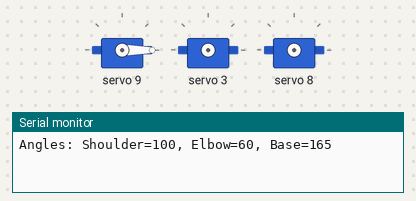
A sketch run on a simulated Arduino Uno, built with avr-gcc and run on an emulated ATmega328P. Shown: 3 × servo, the last lines printed to the serial monitor.

Above: at 0.11 s.
At 6.7 s:
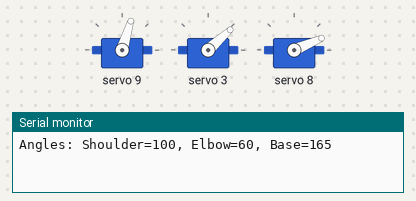
At 19.02 s:
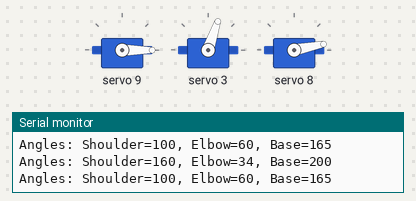
At 22.44 s:
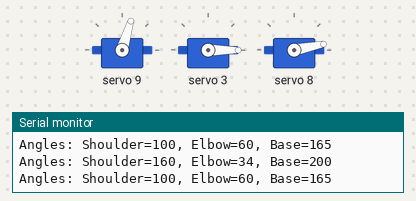
At 35.8 s:
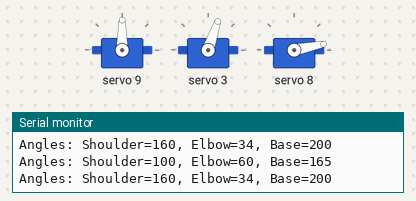
Timing chart, 0 to 40.0 s (numbered marks = the images above):
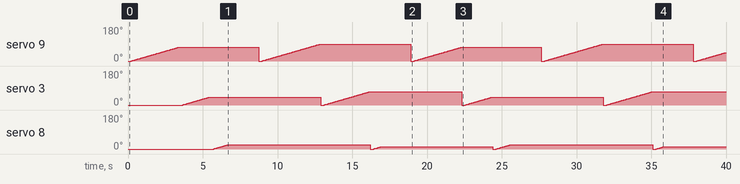

The sketch:

3DOFInversekinematics.ino
```cpp
#include <Wire.h>
#include <HCPCA9685.h> // PWM servo driver library

HCPCA9685 HCPCA9685(0x40); // I2C address of PCA9685

// Servo channels
#define SHOULDER_CH 3   // Shoulder (vertical movement)
#define ELBOW_CH 8      // Elbow (vertical movement)
#define BASE_CH 9       // Base (lateral rotation)

// Arm segment lengths (cm)
#define L1 30           // Shoulder to elbow
#define L2 30           // Elbow to end effector

// PWM limits (calibrated values)
#define SHOULDER_MIN 100  // 0° geometric (down)
#define SHOULDER_MAX 180  // 90° geometric (up)
#define ELBOW_MIN 60      // 0° geometric (down)
#define ELBOW_MAX 200     // 90° geometric (up)
#define BASE_MIN 130      // -45° geometric (left)
#define BASE_MAX 200      // +45° geometric (right)

void setup() {
  Serial.begin(9600);
  HCPCA9685.Init(SERVO_MODE);
  HCPCA9685.Sleep(false); // Wake up PCA9685
}

// 3D Inverse Kinematics Calculation
bool inverseKinematics(float x, float y, float z, int &shoulderAngle, int &elbowAngle, int &baseAngle) {
  // Step 1: Calculate base rotation (θ₃)
  float phi = atan2(z, x); // Lateral angle in radians
  baseAngle = map(degrees(phi), -45, 45, BASE_MIN, BASE_MAX);

  // Step 2: Calculate shoulder/elbow in RY plane
  float r = sqrt(x*x + z*z); // Projection on XZ plane
  float d = sqrt(r*r + y*y); // 2D distance (RY plane)

  // Check reachability
  if (d > L1 + L2) {
    Serial.println("Error: Target out of reach");
    return false;
  }

  // Elbow angle (negative solution for "elbow down")
  float theta2 = -acos((d*d - L1*L1 - L2*L2) / (2 * L1 * L2));

  // Shoulder angle
  float theta1 = atan2(y, r) - atan2(L2 * sin(theta2), L1 + L2 * cos(theta2));

  // Convert to PWM values
  shoulderAngle = map(degrees(theta1), 0, 90, SHOULDER_MIN, SHOULDER_MAX);
  elbowAngle = map(degrees(theta2), 0, 90, ELBOW_MIN, ELBOW_MAX);

  return true;
}

// Smooth servo movement
void moveServo(int channel, int targetAngle) {
  int currentAngle = HCPCA9685.GetServoPosition(channel);
  int step = (targetAngle > currentAngle) ? 1 : -1;
  for (int i = currentAngle; i != targetAngle; i += step) {
    HCPCA9685.Servo(channel, i);
    delay(20); // Adjust for smoother motion
  }
}

void loop() {
  // Example 1: (x=60, y=0, z=0) → Arm extended forward
  float x1 = 60, y1 = 0, z1 = 0;
  int shoulder1, elbow1, base1;
  if (inverseKinematics(x1, y1, z1, shoulder1, elbow1, base1)) {
    Serial.print("Angles: Shoulder="); Serial.print(shoulder1);
    Serial.print(", Elbow="); Serial.print(elbow1);
    Serial.print(", Base="); Serial.println(base1);
    moveServo(BASE_CH, base1);
    moveServo(SHOULDER_CH, shoulder1);
    moveServo(ELBOW_CH, elbow1);
    delay(2000);
  }

  // Example 2: (x=21.2, y=51.2, z=21.2) → Arm bent up-right
  float x2 = 21.2, y2 = 51.2, z2 = 21.2;
  int shoulder2, elbow2, base2;
  if (inverseKinematics(x2, y2, z2, shoulder2, elbow2, base2)) {
    Serial.print("Angles: Shoulder="); Serial.print(shoulder2);
    Serial.print(", Elbow="); Serial.print(elbow2);
    Serial.print(", Base="); Serial.println(base2);
    moveServo(BASE_CH, base2);
    moveServo(SHOULDER_CH, shoulder2);
    moveServo(ELBOW_CH, elbow2);
    delay(2000);
  }
}
```
